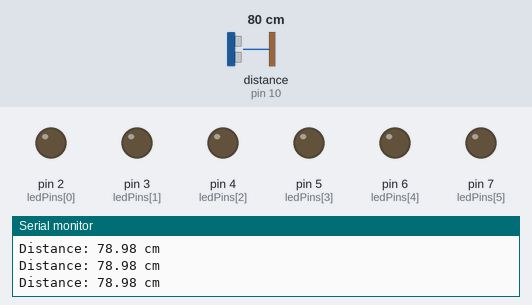
This sketch was run on a simulated Arduino Uno, built with avr-gcc and run on an emulated ATmega328P. On the bench: output pins drawn as LEDs (lit = HIGH), the last lines printed to the serial monitor. Wiring (inferred from the names in the program): ultrasonic range finder: trigger pin 9; echo pin 10. The test bench sets the inputs (shaded band); at power-on: distance to the obstacle (sensor on pin 10) 80 cm. The echo pulse lasts 58.3 µs per cm; pins used as bus, display or sensor lines are not drawn.

Above: at 1.2 s.
1.3 s: distance to the obstacle (sensor on pin 10) set to 40 cm
2.8 s: distance to the obstacle (sensor on pin 10) set to 33 cm
At 3.6 s:
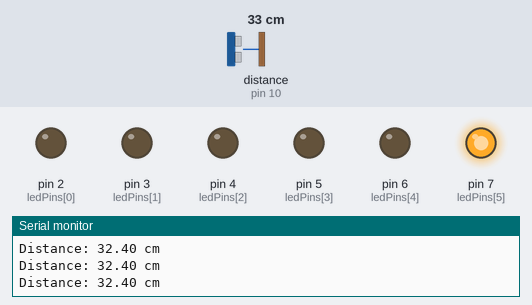
4.3 s: distance to the obstacle (sensor on pin 10) set to 28 cm
At 5.2 s:
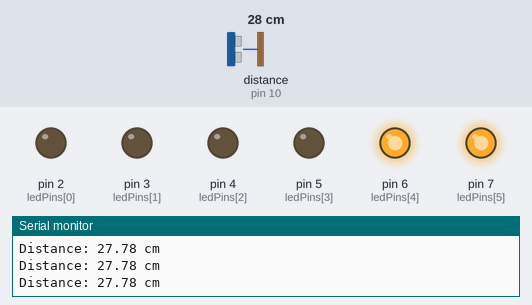
5.8 s: distance to the obstacle (sensor on pin 10) set to 22 cm
At 6.4 s:
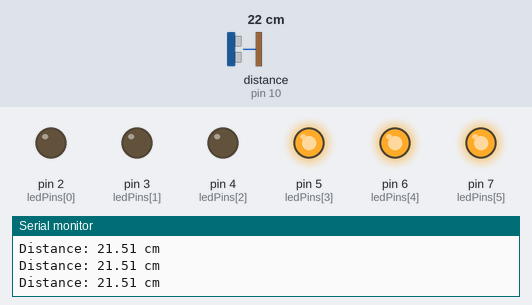
7.3 s: distance to the obstacle (sensor on pin 10) set to 9 cm
At 7.7 s:
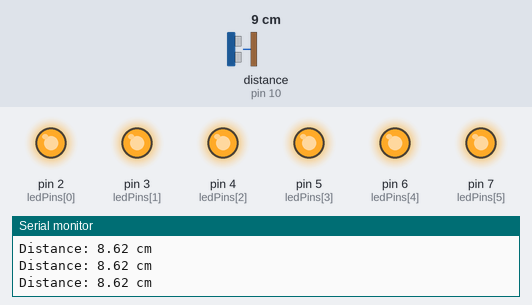
8.8 s: distance to the obstacle (sensor on pin 10) set to 35 cm
At 9.8 s:
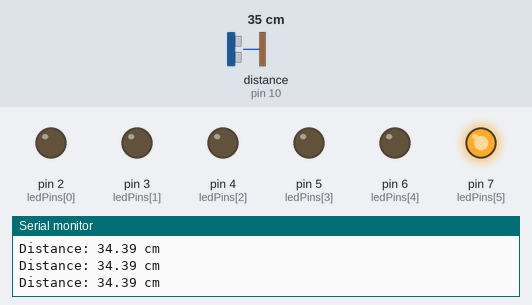
Timing chart, 0 to 11.3 s (numbered marks = the images above; inputs shaded):
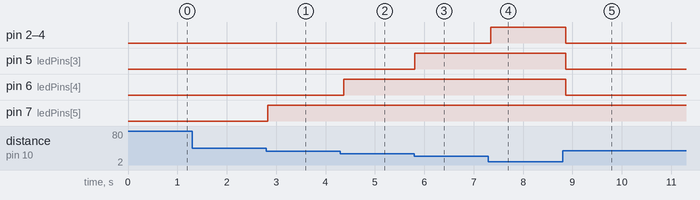

The sketch:

UltraSonic.ino
```cpp
const int trigPin = 9;
const int echoPin = 10;
const int ledPins[] = {2, 3, 4, 5, 6, 7};
const int numLeds = sizeof(ledPins) / sizeof(ledPins[0]);

const int thresholds[] = {10, 15, 20, 25, 30, 35};

void setup() {
  Serial.begin(9600);

  // Sensor setup
  pinMode(trigPin, OUTPUT);
  pinMode(echoPin, INPUT);

  // LED setup
  for (int i = 0; i < numLeds; i++) {
    pinMode(ledPins[i], OUTPUT);
    digitalWrite(ledPins[i], LOW);
  }
}


void loop() {
  // Trigger ultrasonic pulse
  digitalWrite(trigPin, LOW);
  delayMicroseconds(2);
  digitalWrite(trigPin, HIGH);
  delayMicroseconds(10);
  digitalWrite(trigPin, LOW);

  // Read echo with timeout (100ms)
  long duration = pulseIn(echoPin, HIGH, 100000);
  float distance = duration * 0.034 / 2;

  Serial.print("Distance: ");
  Serial.print(distance);
  Serial.println(" cm");

  // Reset all LEDs to OFF first
  for (int i = 0; i < numLeds; i++) {
    digitalWrite(ledPins[i], LOW);
  }

  // Light up LEDs based on distance (bar effect)
  if (distance <= 35) {  // Only activate if within range
    for (int i = 0; i < numLeds; i++) {
      if (distance <= thresholds[i]) {
        digitalWrite(ledPins[i], HIGH);
      }
    }
  }


  delay(100); // Small delay to stabilize readings
}
```

Measured:
- the behaviour switches between 36 and 35 cm on distance to the obstacle (sensor on pin 10) (found by bisection; images 0 and 1)
- the behaviour switches between 31 and 30 cm on distance to the obstacle (sensor on pin 10) (found by bisection; images 1 and 2)
- the behaviour switches between 26 and 25 cm on distance to the obstacle (sensor on pin 10) (found by bisection; images 2 and 3)
- after the input at 2.8 s, pin 7 (ledPins[5]): LOW → HIGH at once
- after the input at 4.3 s, pin 6 (ledPins[4]): LOW → HIGH after 0.07 s
- after the input at 5.8 s, pin 5 (ledPins[3]): LOW → HIGH at once
- after the input at 7.3 s, pin 2 (ledPins[0]), pin 3 (ledPins[1]), pin 4 (ledPins[2]): LOW → HIGH at once
- after the input at 8.8 s, pin 2 (ledPins[0]), pin 3 (ledPins[1]), pin 4 (ledPins[2]), pin 5 (ledPins[3]), pin 6 (ledPins[4]): HIGH → LOW after 0.07 s
